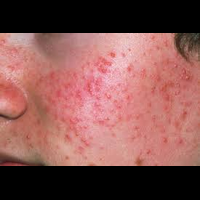
#> input picture SkinDetect/data/processed/acnee/2 (12)_84.png, 200 x 200 px; its folder holds only this picture in this run
$ python augment_images.py
#> lines starting #> are read from the running program, lines starting #| are printed output that depends on the picture
import os, glob, random
from PIL import Image, ImageEnhance, ImageFilter
import numpy as np

# --- CONFIGURARE ---
PROJECT_ROOT = os.path.abspath(os.path.join(os.path.dirname(__file__), '..', '..'))

INPUT_CLASSES = ["acnee", "eczeme", "rosacee"]

INPUT_BASE_DIR = os.path.join(PROJECT_ROOT, 'data', 'processed')
OUTPUT_BASE_DIR = os.path.join(PROJECT_ROOT, 'data', 'generated')

N_AUG = 2  # cate augmentari per imagine

def add_noise(img):
    arr = np.array(img).astype(np.float32)
    noise = np.random.normal(0, 6, arr.shape)
    arr = np.clip(arr + noise, 0, 255).astype(np.uint8)
    return Image.fromarray(arr)

def augment(img):
    aug = img.copy()

    if random.random()<0.8: aug = ImageEnhance.Brightness(aug).enhance(random.uniform(0.85,1.2))
    if random.random()<0.8: aug = ImageEnhance.Contrast(aug).enhance(random.uniform(0.8,1.3))
    if random.random()<0.7: aug = ImageEnhance.Color(aug).enhance(random.uniform(0.9,1.3))
    if random.random()<0.4: aug = add_noise(aug)
    if random.random()<0.3: aug = aug.filter(ImageFilter.GaussianBlur(random.uniform(0.3,1.2)))

    return aug


def generate():
    if not os.path.exists(OUTPUT_BASE_DIR):
        os.makedirs(OUTPUT_BASE_DIR)

    total = 0

    for cls in INPUT_CLASSES:
        print(f"\n[Augmentez] clasa → {cls}")

        in_path = os.path.join(INPUT_BASE_DIR, cls)
        out_path = os.path.join(OUTPUT_BASE_DIR, cls)
        os.makedirs(out_path, exist_ok=True)

        for img_path in glob.glob(os.path.join(in_path,"*.*")):
            img = Image.open(img_path).convert("RGB")
#> img is the input picture: PIL image 200x200 RGB; mean R, G, B 133, 85.5, 81.8
            name, ext = os.path.splitext(os.path.basename(img_path))

            for i in range(N_AUG):
                new_img = augment(img)
                filename = f"{name}_aug{i+1}{ext}"
                new_img.save(os.path.join(out_path, filename))
                total +=1

                print(f"  + {filename}")
#> this loop made 2 passes
#> pass 2, in augment (call 2), `if random.random()<0.8: aug = ImageEnhance.Contrast(aug).enhance(rando..`:
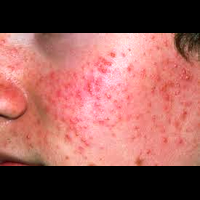
#> aug: PIL image 200x200 RGB; mean R, G, B 150, 91.2, 86.5
#> after the loop, total = 2

    print(f"\n--- FINALIZAT (AUGMENTARE) ---")
    print(f"Total imagini generate: {total}")
#| Total imagini generate: 2


if __name__ == "__main__":
    generate()
